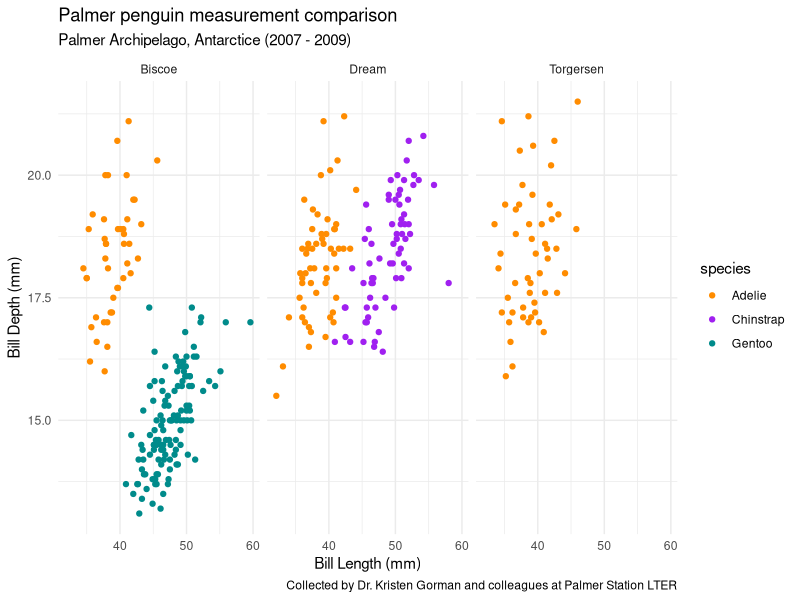
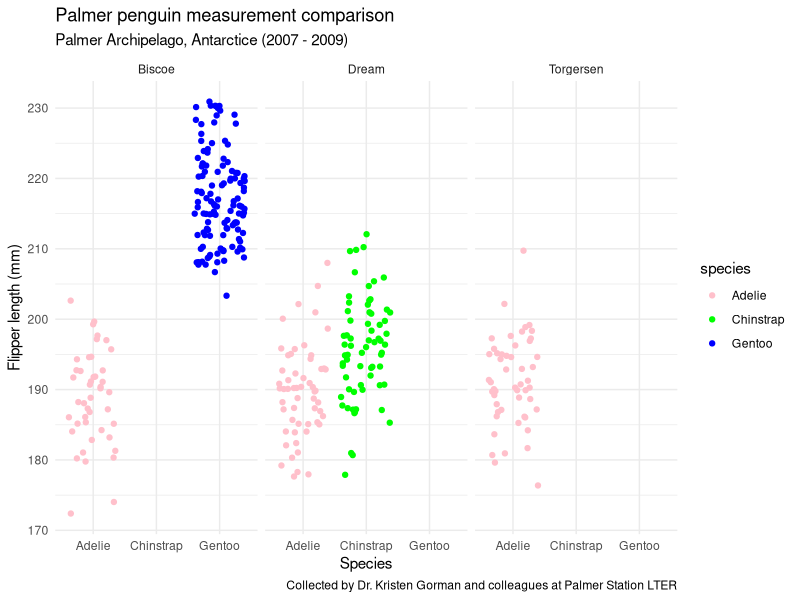

Recreate these plots in R, in order.
## ---- chunk 1
# Loading packages ----
library(tidyverse)
library(palmerpenguins)
## ---- chunk 2
# Function f(x) = x^2 at x = 3 ----
dfDx <- D(expression(x^2), "x")

# Setting x = 3 ----
x <- 3

# Evaluate dfDx at x = 3 ----
eval(dfDx)
## ---- chunk 3
# Function P(a) = 2(3a + 2)^4 - 5 a = 1.2 ----
dpDa <- D(expression(2 * (3 * a + 2)^4 - 5), "a")

# Setting a = 1.2 ----
a <- 1.2

# Evaluating dpDa at a = 1.2 ----
eval(dpDa)
## ---- chunk 4
# create plot for bill length vs depth ----
ggplot(data = penguins, aes(x = bill_length_mm, y = bill_depth_mm)) +
  geom_point(aes(color = species)) +
  scale_color_manual(values = c("darkorange","purple","cyan4")) +
  labs(x = "Bill Length (mm)",
       y = "Bill Depth (mm)",
       title = "Palmer penguin measurement comparison",
       subtitle = "Palmer Archipelago, Antarctice (2007 - 2009)",
       caption = "Collected by Dr. Kristen Gorman and colleagues at Palmer Station LTER") +
  facet_wrap(~island) +
  theme_minimal()
## ---- chunk 5
# create jitter plot for flipper length by species 
ggplot(data = penguins, aes(x = species, y = flipper_length_mm)) +
  geom_jitter(aes(color = species)) +
  scale_color_manual(values = c("pink","green","blue")) +
  labs(x = "Species",
       y = "Flipper length (mm)",
       title = "Palmer penguin measurement comparison",
       subtitle = "Palmer Archipelago, Antarctice (2007 - 2009)",
       caption = "Collected by Dr. Kristen Gorman and colleagues at Palmer Station LTER") +
  facet_wrap(~island) +
  theme_minimal()
